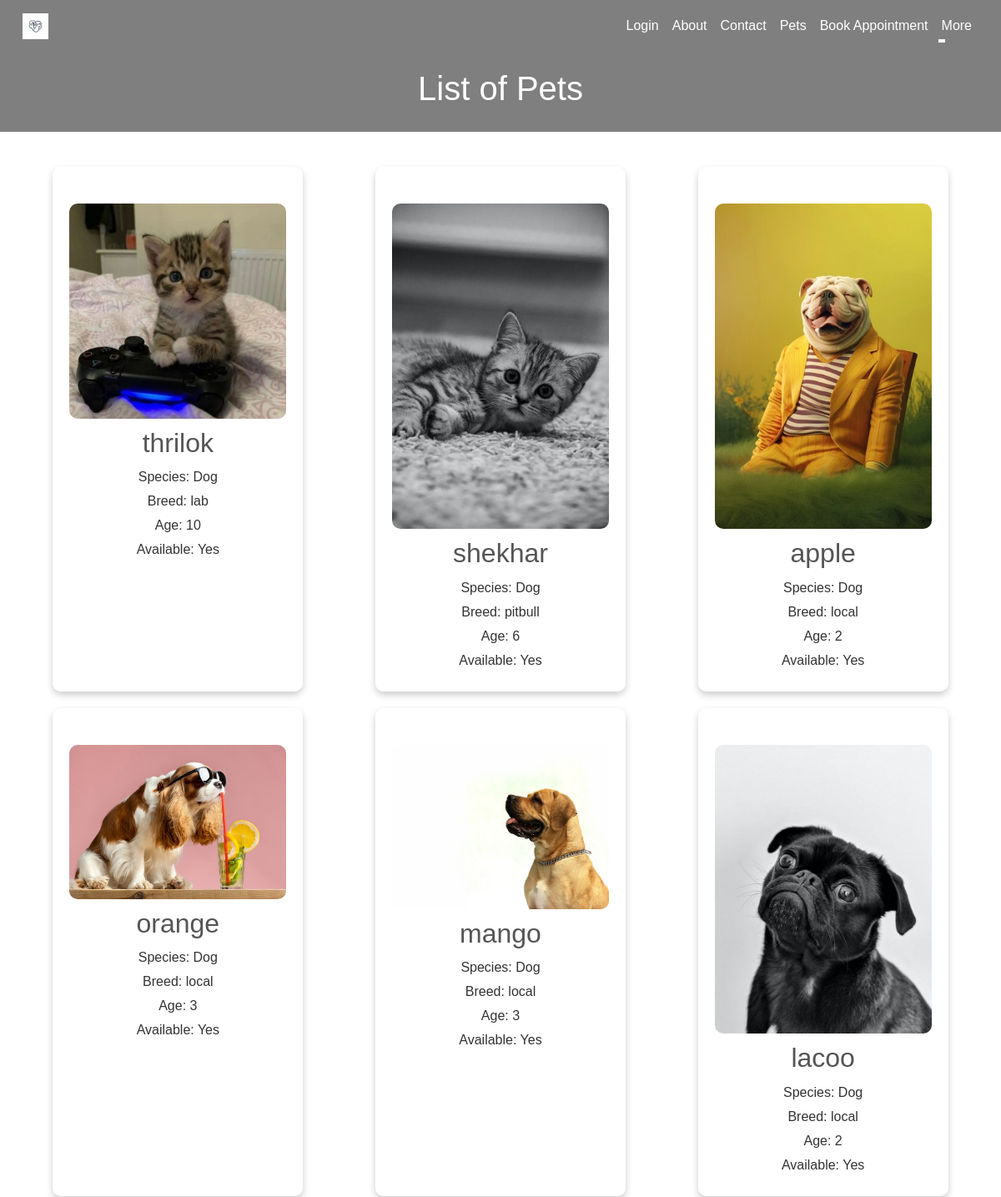
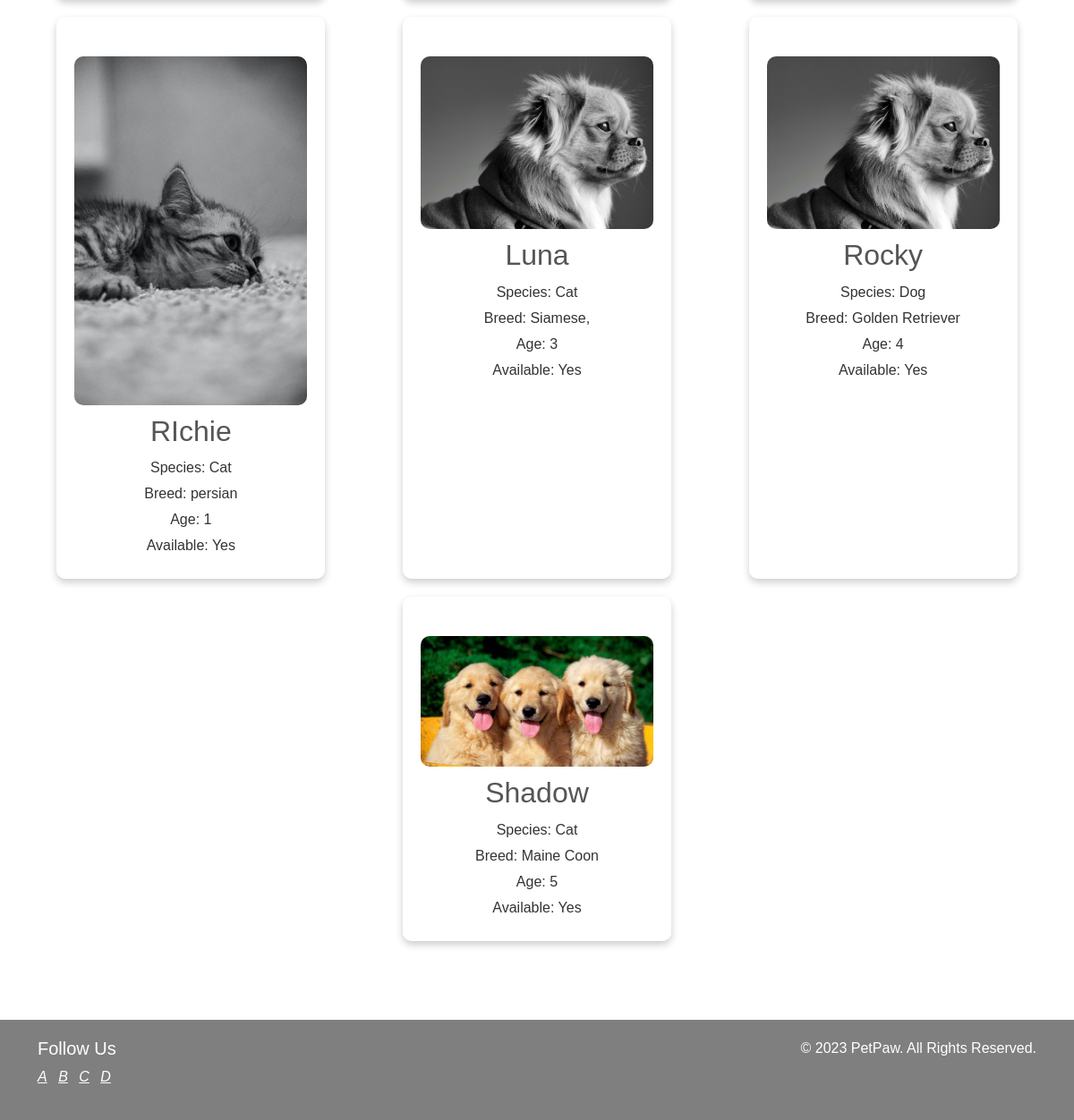
/pets/, run on the app's committed database (2 pictures, top to bottom).
### pets/models.py (models this page shows, shortened)
class Pet(models.Model):
    SPECIES_CHOICES = (
        ('Dog', 'Dog'),
        ('Cat', 'Cat'),
        ('Other', 'Other'),
    )
    name = models.CharField(max_length=100)
    species = models.CharField(max_length=50, choices=SPECIES_CHOICES)
    breed = models.CharField(max_length=100)
    age = models.IntegerField()
    available = models.BooleanField(default=True)
    description = models.TextField(blank=True)
    image = models.ImageField(upload_to='pets/', blank=True)

### pets/views.py (the view)
# urls.py: path('pets/', views.pet_list, name='pet_list'),
def pet_list(request):
    pets = Pet.objects.all()
    return render(request, 'pet_list.html', {'pets': pets})

### templates/pet_list.html (shortened to what this page needs)
{% extends 'base.html' %}
{% load static %}
{% block content %}
</head>
<body>
    <header>
        <h1 style="color: rgb(255, 255, 255);">List of Pets</h1>
    </header>
    <main>
        {% for pet in pets %}
        <li class="lii">
            <a href="{% url 'pet_detail' pk=pet.pk %}"><img src="{{ pet.image.url }}"></a>
            <div class="pet-info">
                <h2>{{ pet.name }}</h2>
                <p>Species: {{ pet.species }}</p>
                <p>Breed: {{ pet.breed }}</p>
                <p>Age: {{ pet.age }}</p>
                <p>Available: {% if pet.available %}Yes{% else %}No{% endif %}</p>
            </div>
        </li>
        {% endfor %}
    </main>
    <br>
    <br>
{% endblock %}

### data on the page
Pet: image (picture), name "thrilok", species "Dog", breed "lab", age "10", available "Yes"
Pet: image (picture), name "shekhar", species "Dog", breed "pitbull", age "6", available "Yes"
Pet: image (picture), name "apple", species "Dog", breed "local", age "2", available "Yes"
Pet: image (picture), name "orange", species "Dog", breed "local", age "3", available "Yes"
Pet: image (picture), name "mango", species "Dog", breed "local", age "3", available "Yes"
Pet: image (picture), name "lacoo", species "Dog", breed "local", age "2", available "Yes"
Pet: image (picture), name "RIchie", species "Cat", breed "persian", age "1", available "Yes"
Pet: image (picture), name "Luna", species "Cat", breed "Siamese,", age "3", available "Yes"
Pet: image (picture), name "Rocky", species "Dog", breed "Golden Retriever", age "4", available "Yes"
Pet: image (picture), name "Shadow", species "Cat", breed "Maine Coon", age "5", available "Yes"
